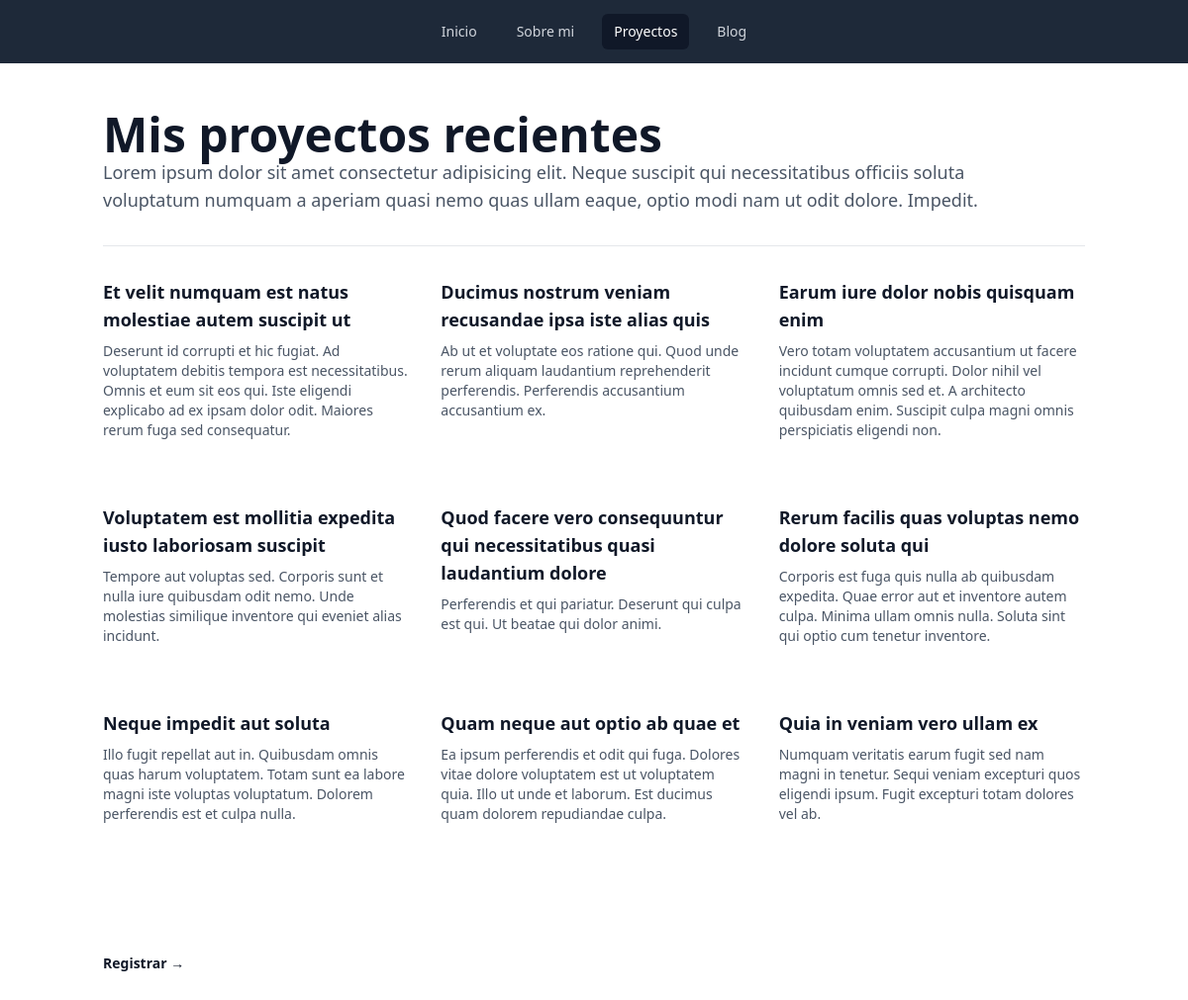
Screenshot of /links with the database file from the repository.
### tables this page shows
CREATE TABLE `links` (
  `id` bigint(20) unsigned NOT NULL AUTO_INCREMENT,
  `title` varchar(255) NOT NULL,
  `url` varchar(255) NOT NULL,
  `description` text NOT NULL,
  PRIMARY KEY (`id`)
);

### app/Controllers/links.php (called while the page is built, shortened)
<?php
$links = $db->query('SELECT * FROM links ORDER BY id DESC')->get();
require __DIR__. '/../../resources/links.template.php';
?>

### framework/Database.php (called while the page is built, shortened)
<?php
class Database
{
    private $connection;
    private $statement;
    public function __construct()
    {
        $dsn = 'mysql:host=127.0.0.1;dbname=Web-php;charset=utf8mb4';
        $this->connection = new PDO($dsn, 'admin', '000000');
    }
    public function query($sql, $params = [])
    {
        $this->statement = $this->connection->prepare($sql);
        $this->statement->execute($params);
        return $this;
    }
    public function get()
    {
        return $this->statement->fetchAll(PDO::FETCH_ASSOC);
    }
}

### resources/links.template.php (the view)
<?php require __DIR__ . '/partials/header.php'; ?>
<div class="border-b border-gray-200 pb-8 mb-8">
    <h2 class="text-4xl font-semibold text-gray-900 sm:text-5xl">Mis proyectos recientes</h2>
    <p class="text-lg text-gray-600 w-full max-w-4xl">
        Lorem ipsum dolor sit amet consectetur adipisicing elit. Neque suscipit qui necessitatibus officiis soluta voluptatum numquam a aperiam quasi nemo quas ullam eaque, optio modi nam ut odit dolore. Impedit.
    </p>
</div>
<div class="grid grid-cols-1 lg:grid-cols-3 gap-x-8 gap-y-16">
    <?php foreach ($links as $link): ?>
        <article>
            <h3 class="text-lg font-semibold text-gray-900 hover:text-gray-600">
                <a href="<?= $link['url'] ?>" target="_blank" rel="noopener noreferrer">
                    <?= $link['title'] ?>
                </a>
            </h3>
            <p class="mt-2 text-sm text-gray-600"><?= $link['description'] ?></p>
        </article>
    <?php endforeach; ?>
    <div class="my-16">
    <a href="/links/create" class="text-sm font-semibold text-gray-900">
        Registrar &rarr;
    </a>
</div>
</div>
<?php require __DIR__ . '/partials/footer.php'; ?>

### rows the page displays
links: title "Et velit numquam est natus molestiae autem suscipit ut", description "Deserunt id corrupti et hic fugiat. Ad voluptatem debitis tempora est necessitatibus. Omnis et eum sit eos qui. Iste eligendi explicabo ad ex ipsam dolor odit. Maiores rerum fuga sed consequatur."
links: title "Ducimus nostrum veniam recusandae ipsa iste alias quis", description "Ab ut et voluptate eos ratione qui. Quod unde rerum aliquam laudantium reprehenderit perferendis. Perferendis accusantium accusantium ex."
links: title "Earum iure dolor nobis quisquam enim", description "Vero totam voluptatem accusantium ut facere incidunt cumque corrupti. Dolor nihil vel voluptatum omnis sed et. A architecto quibusdam enim. Suscipit culpa magni omnis perspiciatis eligendi non."
links: title "Voluptatem est mollitia expedita iusto laboriosam suscipit", description "Tempore aut voluptas sed. Corporis sunt et nulla iure quibusdam odit nemo. Unde molestias similique inventore qui eveniet alias incidunt."
links: title "Quod facere vero consequuntur qui necessitatibus quasi laudantium dolore", description "Perferendis et qui pariatur. Deserunt qui culpa est qui. Ut beatae qui dolor animi."
links: title "Rerum facilis quas voluptas nemo dolore soluta qui", description "Corporis est fuga quis nulla ab quibusdam expedita. Quae error aut et inventore autem culpa. Minima ullam omnis nulla. Soluta sint qui optio cum tenetur inventore."
links: title "Neque impedit aut soluta", description "Illo fugit repellat aut in. Quibusdam omnis quas harum voluptatem. Totam sunt ea labore magni iste voluptas voluptatum. Dolorem perferendis est et culpa nulla."
links: title "Quam neque aut optio ab quae et", description "Ea ipsum perferendis et odit qui fuga. Dolores vitae dolore voluptatem est ut voluptatem quia. Illo ut unde et laborum. Est ducimus quam dolorem repudiandae culpa."
links: title "Quia in veniam vero ullam ex", description "Numquam veritatis earum fugit sed nam magni in tenetur. Sequi veniam excepturi quos eligendi ipsum. Fugit excepturi totam dolores vel ab."
